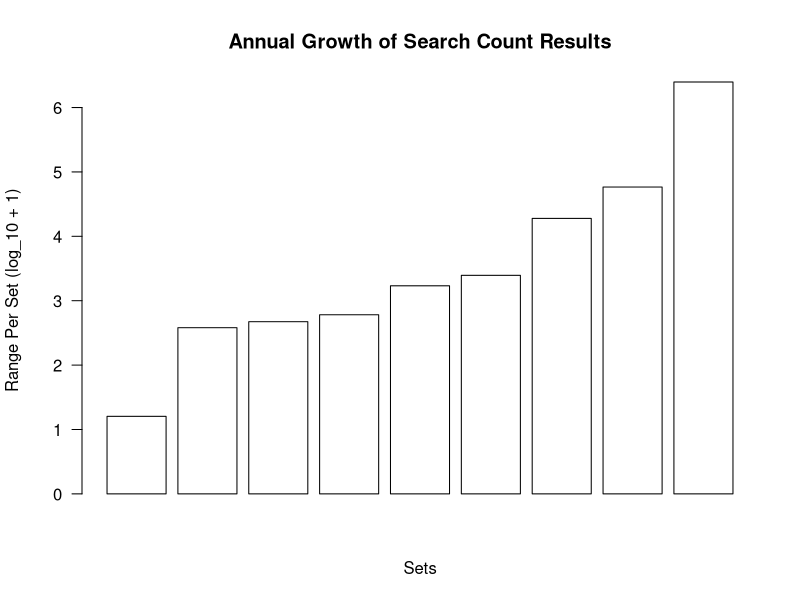
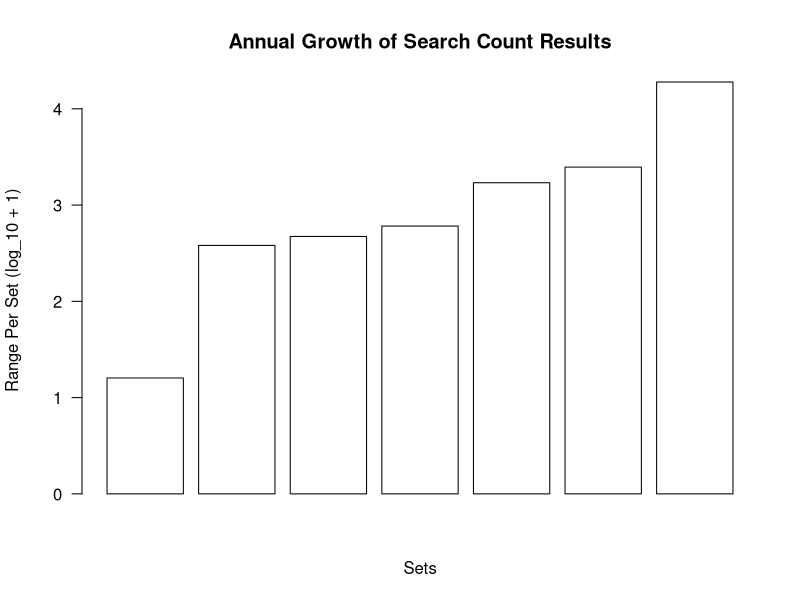

Reproduce these figures in R, in order.
library(tidyr)

queries <- read.csv("data/queries.csv",
                    header = TRUE, row.names = 1, sep = ",")

lqueries<- queries

# Without outliers
# In the seven sets below, at least one of the databases in each of the sets reported very wild numbers.
# These are excluded in order to plot sets where the counts are more consistent with each other
lqueries <- lqueries[!lqueries$Set == "set8",]
lqueries <- lqueries[!lqueries$Set == "set9",]
lqueries <- lqueries[!lqueries$Set == "set24",]
lqueries <- lqueries[!lqueries$Set == "set25",]
lqueries <- lqueries[!lqueries$Set == "set27",]
lqueries <- lqueries[!lqueries$Set == "set28",]
lqueries <- lqueries[!lqueries$Set == "set29",]

# convert dataframe from wide to long format
db <- rep(c("PMML", "PQML", "EHML", "WSML", "OML"), length(lqueries$Set) / 5)
lqueries$database <- db
rm(db)
lqueries <- gather(lqueries, months, counts, October:September, factor_key = TRUE)

# get the ranges for all sets and sort from low to high;
# so the highest range in the set minus the lowest range in the set regardless of
# the database platform
## all ranges
lranges <- sort(tapply(lqueries$counts, lqueries$Set, max) - tapply(lqueries$counts, lqueries$Set, min))

# Save ranges as data frames
lranges <- data.frame(lranges)
lranges$Sets <- rownames(lranges)

# Create a vector where pubdate is Logical for all of the data
# True = PubDate ; False = No PubDate
pdtf <- table(lqueries$Set[lqueries$PubDate == 1])
pdtf <- pdtf > 0
pdtf <- data.frame(pdtf)
pdtf$Sets <- rownames(pdtf)

# Combine the data frames
lranges <- merge(lranges, pdtf, by.y = "Sets")

# Plot, log2 transformation, with Logical Values
mycols <- c("white", "black")

or.lranges <- lranges[with(lranges, order(pdtf, lranges)), ]

tiff('plots/fig5-plot-ranges.tif', width = 3840, height = 2160, pointsize = 12, res = 300)
#jpeg('plots/fig5-plot-ranges.jpg', width = 3840, height = 2160, pointsize = 12, res = 300)
par(mfrow = c(1, 1))
barplot(log10(or.lranges$lranges + 1), las=2,
        xlab = "Sets", ylab = "Range Per Set (log_10 + 1)",
        main = "Annual Growth of Search Count Results",
        col = mycols[as.factor(or.lranges$pdtf)])
dev.off()

# With outliers
wqueries<- queries

# convert dataframe from wide to long format
db <- rep(c("PMML", "PQML", "EHML", "WSML", "OML"), length(wqueries$Set) / 5)
wqueries$database <- db
rm(db)
wqueries <- gather(wqueries, months, counts, October:September, factor_key = TRUE)

# get the ranges for all sets and sort from low to high;
# so the highest range in the set minus the lowest range in the set regardless of
# the database platform
## all ranges
wranges <- sort(tapply(wqueries$counts, wqueries$Set, max) - tapply(wqueries$counts, wqueries$Set, min))


# Save ranges as data frames
wranges <- data.frame(wranges)
wranges$Sets <- rownames(wranges)

# Create a vector where pubdate is Logical for all of the data
# True = PubDate ; False = No PubDate
wpdtf <- table(wqueries$Set[wqueries$PubDate == 1])
wpdtf <- wpdtf > 0
wpdtf <- data.frame(wpdtf)
wpdtf$Sets <- rownames(wpdtf)

# Combine the data frames
wranges <- merge(wranges, wpdtf, by.y = "Sets")

# Plot, log2 transformation, with Logical Values
mycols <- c("white", "black")

or.wranges <- wranges[with(wranges, order(wpdtf, wranges)), ]

#jpeg('plots/plot-ranges.jpg', width = 3840, height = 2160, pointsize = 12, res = 300)
par(mfrow = c(1, 1))
barplot(log10(or.wranges$wranges + 1), las=2,
        xlab = "Sets", ylab = "Range Per Set (log_10 + 1)",
        main = "Annual Growth of Search Count Results",
        col = mycols[as.factor(or.wranges$wpdtf)])
#dev.off() 
